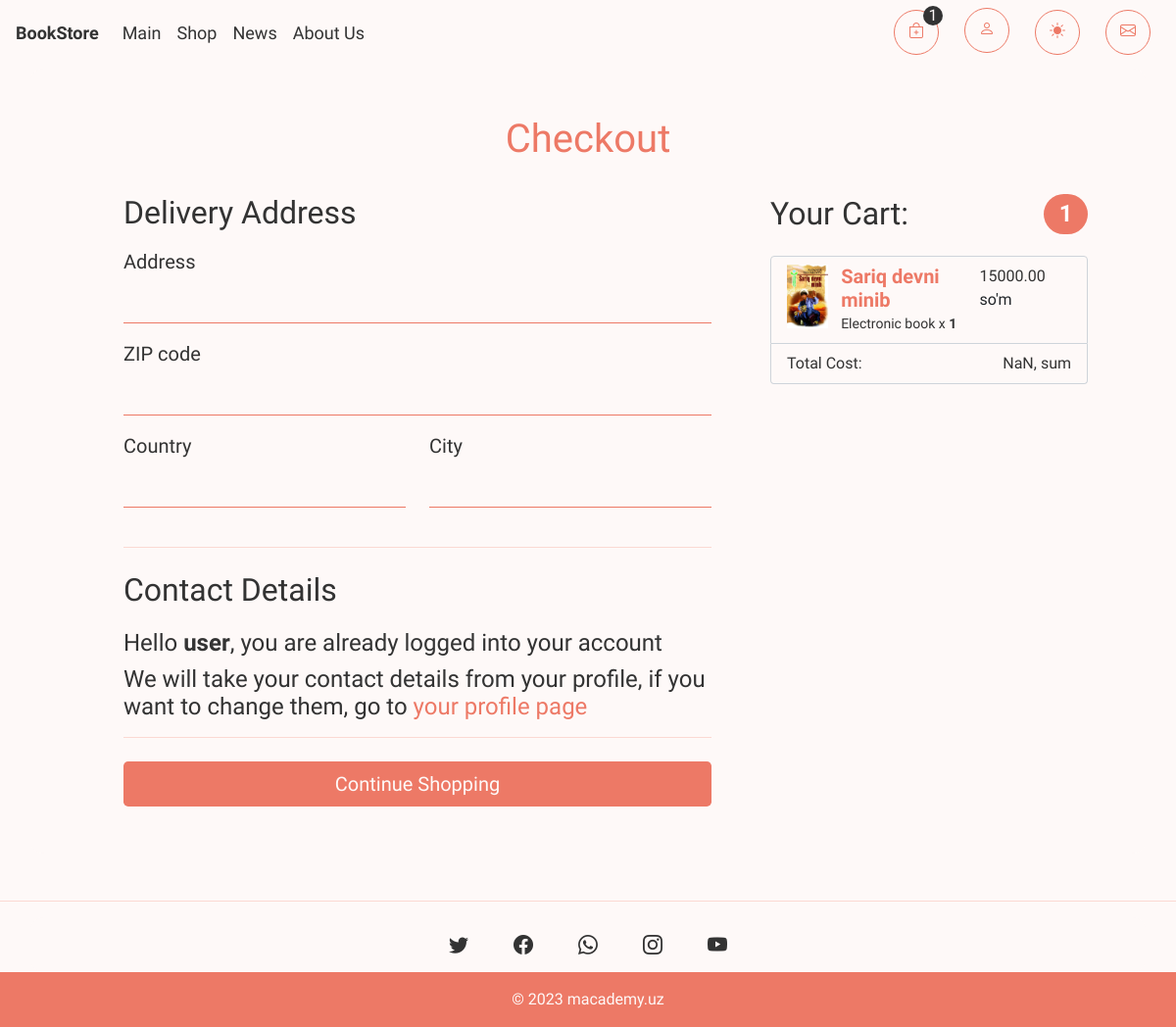
The app's page /shop/checkout/ (signed in) with its own data.
### shop/models.py (models this page shows, shortened)
class OrderItem(models.Model):
    book = models.ForeignKey(Book, on_delete=models.SET_NULL, null=True, blank=True)
    order = models.ForeignKey(Order, on_delete=models.SET_NULL, null=True, blank=True)
    quantity = models.IntegerField(default=0, null=True, blank=True)
    date_added = models.DateTimeField(auto_now_add=True)

class Book(models.Model):
    title = models.CharField(max_length=100)
    mini_content = models.CharField(max_length=100, null=True)
    price = models.DecimalField(max_digits=7, decimal_places=2)
    slug_book = models.SlugField(max_length=255, unique=True, db_index=True, verbose_name="URL")
    author = models.ForeignKey('Authors', on_delete=models.PROTECT, null=True, default=None)
    genre = models.ForeignKey('Genres', on_delete=models.PROTECT, null=True, default=None)
    country = models.ForeignKey('Countries', on_delete=models.PROTECT, null=True, default=None)
    year_of_published = models.DateTimeField()
    content = models.TextField(blank=True)
    publisher = models.ForeignKey('Publisher', on_delete=models.PROTECT, null=True, default=None)
    number_of_pages = models.IntegerField()
    number_of_books = models.IntegerField()
    photo_of_book = models.ImageField(upload_to="books_photos/%Y/%m/%d/")
    class Meta:
        verbose_name_plural = 'Books'

### shop/views.py (the view)
# urls.py: path('checkout/', show_checkout, name='checkout'),
def show_checkout(request):
    return render(request, 'shop/checkout.html')

### shop/models.py (called while the page is built)
    @property
    def get_cart_items(self):
        orderItems = self.orderitem_set.all()
        total = sum([item.quantity for item in orderItems])
        return total

### shop/templatetags/shop_tags.py (called while the page is built, shortened)
@register.simple_tag(takes_context=True)
def load_user_info(context):
    request = context['request']
    if request.user.is_authenticated:
        customer = request.user.customer
        order, created = Order.objects.get_or_create(customer=customer, complete=False)
        items = order.orderitem_set.all().select_related('book', 'book__author')
        card_items = order.get_cart_items
    return {'items': items, 'order': order, 'card_items': card_items, }

### shop/templates/shop/checkout.html (shortened to what this page needs)
{% extends 'shop/layout.html' %}
{% load static %}
{% load shop_tags %}
{% load_user_info as user_info %}
{% block content %}
<link rel="stylesheet" href="{% static 'shop/css/checkout.css' %}">
<div class="container-checkout pb-5 pt-1 d-flex align-items-center">
    <div class="container">
        <div class="row mt-5 px-5">
            <h1 class="text-center text-main-info pb-4">Checkout</h1>
            <div class="col-lg-4 order-md-2 mb-4">
                <h2 class="d-flex justify-content-between align-items-center mb-3">
                    <span>Your Cart:</span>
                    <span class="badge badge-cart">{{user_info.card_items}}</span>
                </h2>
                <ul class="list-group mb-3">
                {% for i in user_info.items %}
                    <li class="list-group-item d-flex justify-content-between book-in-cart">
                        <div class="row">
                            <div class="col-3 text-center">
                                <a href="{% url 'book' i.book.slug_book %}"><img src="{{i.book.photo_of_book.url}}" class="d-flex justify-content-center img-cart"></a>
                            </div>
                            <div class="col-9">
                                <h6 class="my-0 text-cart"><strong class="strong-cart"><a href="{% url 'book' i.book.slug_book %}" class="profile-link text-decoration-none fs-20">{{i.book.title}}</a></strong></h6>
                                <small class="text-cart">Electronic book x <strong class="item-quantity">{{i.quantity}}</strong></small>
                            </div>
                        </div>
                        <span><span class="text-cart item-price">{{i.book.price|floatformat:2}}</span> so'm</span>
                    </li>
                {% endfor %}
                    <li class="list-group-item d-flex justify-content-between">
                        <span class="text-cart">Total Cost:</span>
                        <span class="text-cart" id="total-price"><strong></strong></span>
                    </li>
                </ul>
            </div>
            <div class="col-lg-8 order-md-1 px-5">
                <h2 class="mb-1">Delivery Address</h2>
                <form method="post" id="form">
                    <div class="mb-3">
                        <label for="address" class="fs-20">Address</label>
                        <input required type="text" class="form-control" name="address" id="address" autocomplete="off">
                    </div>
                    <div class="mb-3">
                        <label for="zip" class="fs-20">ZIP code</label>
                        <input required type="text" class="form-control" name="zipcode" id="zip" autocomplete="off">
                    </div>
                    <div class="row">
                        <div class="col-md-6 mb-3">
                            <label for="country" class="fs-20">Country</label>
                            <input required class="form-control" name="country" type="text" id="country" autocomplete="off">
                        </div>
                        <div class="col-md-6 mb-3">
                            <label for="city" class="fs-20">City</label>
                            <input required class="form-control" name="city" type="text" id="city" autocomplete="off">
                        </div>
                    </div>
                    <hr class="mb-4 mt-4 text-main-info">
                    <h2 class="mb-2">Contact Details</h2>
                    {% if user.is_authenticated and user.first_name is not none and user.last_name is not none %}
                    <h4>Hello <strong>{{user.username}}</strong>, you are already logged into your account</h4>
                    <h4>We will take your contact details from your profile, if you want to change them, go to <a href="{% url 'profile' %}" class="text-decoration-none profile-link">your profile page</a></h4>
                    {% endif %}
                    <hr class="mb-4 mt-3 text-main-info">
                    <button class="btn btn-primary btn-lg w-100 mb-5 card-btn-cl border-0 shadow-none" id="form-button" type="submit">Continue Shopping</button>
                </form>
            </div>
        </div>
    </div>
</div>
{% endblock %}

### shop/static/shop/css/main.css (style rules this page uses)
:root { --primary-color: #fef9f8; --secondary-color: #333; --third-color: #f5eec2; --first-light-color: #ed7966; --first-light-color-hover: #d56c5b; --light-color-hover: #fdf1ef; --light-color-opacity: rgba(237, 121, 102, 0.85); }
html { visibility: hidden; overflow-x: hidden; }
body { background-color: var(--primary-color); color: var(--secondary-color); font-family: 'Work Sans', sans-serif; }
h2 { padding-bottom: 2%; }
.text-main-info { color: var(--first-light-color); }
.form-control { height: 48px; color: var(--secondary-color); font-size: 14px; background: transparent; border-radius: 0; border: none; border-bottom: 1px solid var(--first-light-color); padding-left: 30px; padding-right: 0; letter-spacing: 1px; transition: all .2s ease-in-out; font-size: 20px; }
.btn { color: var(--secondary-color); text-decoration: none; }
.card-btn-cl { background-color: var(--first-light-color); color: #fef9f8; }

### shop/static/shop/css/checkout.css (style rules this page uses)
.fs-20 { font-size: 20px; }
.container-checkout { max-width: 100%; animation: news-change-two-percent 1.5s ease-in-out; min-height: 100vh; }
.container { background-color: var(--primary-color); border-radius: 15px; }
.badge-cart { background-color: var(--first-light-color); border-radius: 10rem; }
.list-group-item { background: transparent; border-color: #ced4da; }
.img-cart { max-width: 42px; }
.text-cart { color: var(--secondary-color); }
.strong-cart { color: var(--first-light-color); }
.profile-link { color: var(--first-light-color); }

### records on screen
OrderItem: book.photo_of_book (picture), book "Sariq devni minib", quantity "1", book.price "15000.00"

### other values on screen
{{ user_info.card_items }} "1"
{{ user.username }} "user"
